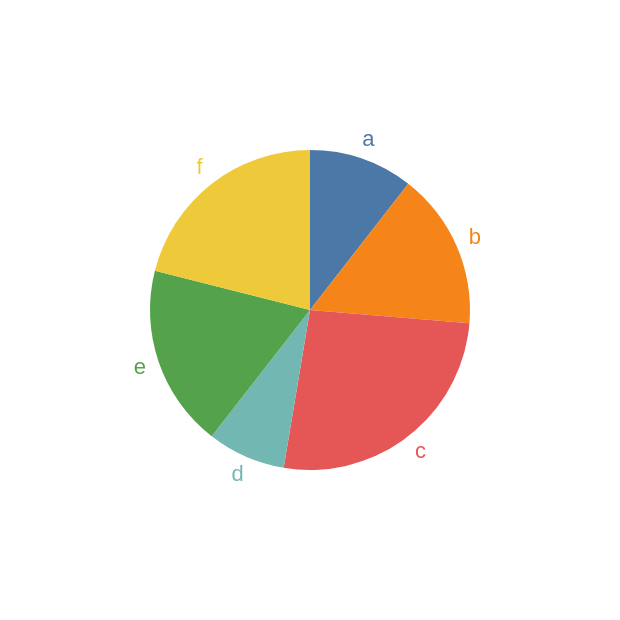

Vega-Lite specification for this chart:
### Vega specification from a JSON file in a GitHub repository (floating-point values rounded to 4 significant figures)
{"$schema": "https://vega.github.io/schema/vega/v6.json", "description": "A simple pie chart with labels.", "background": "white", "padding": 5, "width": 300, "height": 300, "style": "view", "data": [{"name": "source_0", "values": [{"category": "a", "value": 4}, {"category": "b", "value": 6}, {"category": "c", "value": 10}, {"category": "d", "value": 3}, {"category": "e", "value": 7}, {"category": "f", "value": 8}]}, {"name": "data_0", "source": "source_0", "transform": [{"type": "stack", "groupby": [], "field": "value", "sort": {"field": ["category"], "order": ["ascending"]}, "as": ["value_start", "value_end"], "offset": "zero"}, {"type": "filter", "expr": "isValid(datum[\"value\"]) && isFinite(+datum[\"value\"])"}]}], "marks": [{"name": "layer_0_marks", "type": "arc", "style": ["arc"], "from": {"data": "data_0"}, "encode": {"update": {"outerRadius": {"value": 80}, "fill": {"scale": "color", "field": "category"}, "description": {"signal": "\"value: \" + (format(datum[\"value\"], \"\")) + \"; category: \" + (isValid(datum[\"category\"]) ? isArray(datum[\"category\"]) ? join(datum[\"category\"], ' ') : datum[\"category\"] : \"\"+datum[\"category\"])"}, "x": {"signal": "width", "mult": 0.5}, "y": {"signal": "height", "mult": 0.5}, "innerRadius": {"value": 0}, "startAngle": {"scale": "theta", "field": "value_end"}, "endAngle": {"scale": "theta", "field": "value_start"}}}}, {"name": "layer_1_marks", "type": "text", "style": ["text"], "from": {"data": "data_0"}, "encode": {"update": {"radius": {"value": 90}, "fill": {"scale": "color", "field": "category"}, "description": {"signal": "\"value: \" + (format(datum[\"value\"], \"\")) + \"; category: \" + (isValid(datum[\"category\"]) ? isArray(datum[\"category\"]) ? join(datum[\"category\"], ' ') : datum[\"category\"] : \"\"+datum[\"category\"])"}, "x": {"signal": "width", "mult": 0.5}, "y": {"signal": "height", "mult": 0.5}, "text": {"signal": "isValid(datum[\"category\"]) ? datum[\"category\"] : \"\"+datum[\"category\"]"}, "align": {"value": "center"}, "baseline": {"value": "middle"}, "theta": {"signal": "scale(\"theta\", 0.5 * datum[\"value_start\"] + 0.5 * datum[\"value_end\"])"}}}}], "scales": [{"name": "theta", "type": "linear", "domain": {"data": "data_0", "fields": ["value_start", "value_end"]}, "range": [0, 6.283], "zero": true}, {"name": "color", "type": "ordinal", "domain": {"data": "data_0", "field": "category", "sort": true}, "range": "category"}]}
